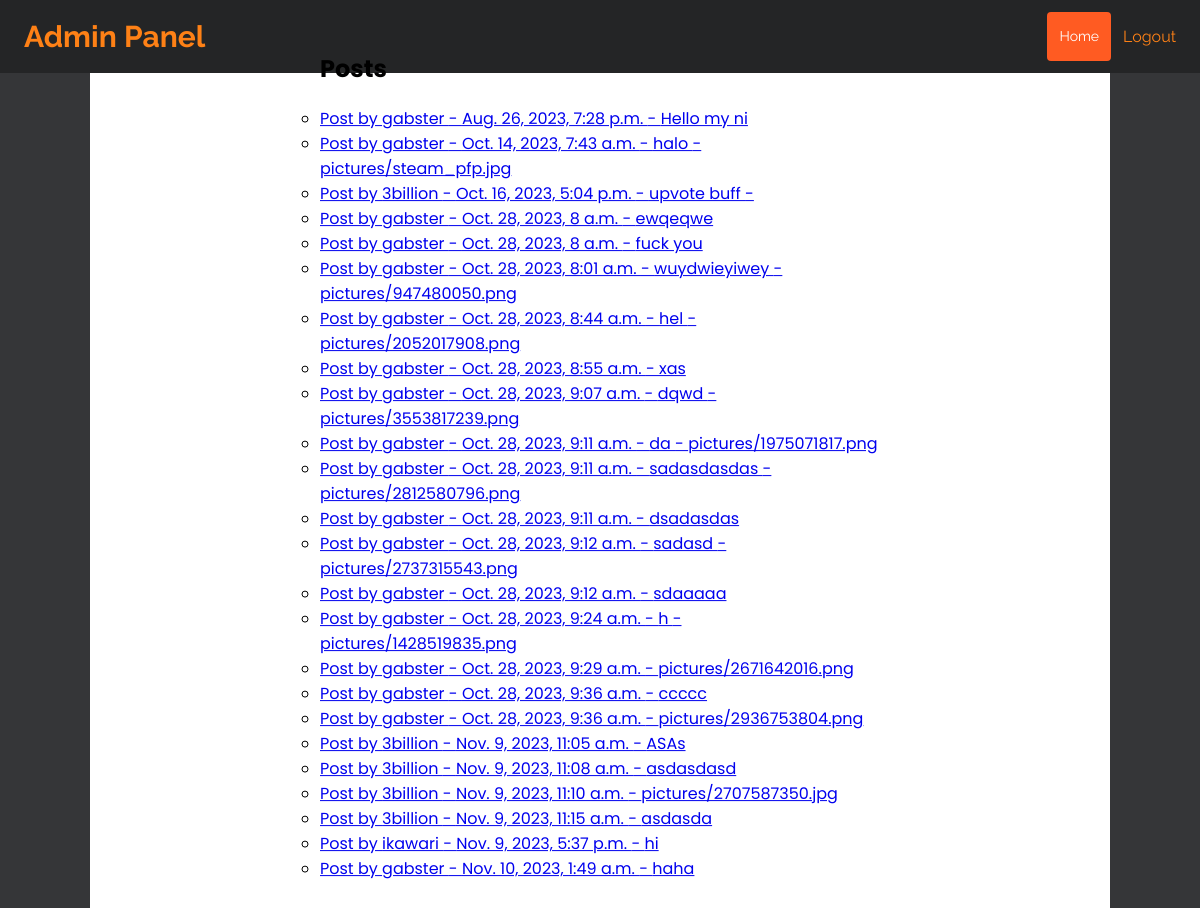
The app's page /gasbter_admin/admin-panel/posts/ with its own data.
### Post/models.py (models this page shows, shortened)
class Post(models.Model):
    user = models.ForeignKey(settings.AUTH_USER_MODEL, on_delete=models.CASCADE)
    content = models.CharField(max_length=500, blank=True, null=True)
    post_type = models.CharField(max_length=20, choices=[('picture', 'Picture'), ('video', 'Video')], default=None,
                                 null=True)
    picture = models.ImageField(upload_to=upload_picture_path, blank=True, null=True, default=None)
    video = models.FileField(upload_to='videos/', blank=True, null=True, default=None)
    updated = models.DateTimeField(auto_now=True)
    createdAt = models.DateTimeField(auto_now_add=True)
    likes = models.PositiveIntegerField(default=0)
    liked_by = models.ManyToManyField(UserAccount, related_name='liked_posts', blank=True)

### accounts/models.py (models this page shows, shortened)
class UserAccount(AbstractBaseUser):
    email = models.EmailField(verbose_name='email', max_length=60, unique=True)
    username = models.CharField(max_length=20, unique=True)  # I put it as true
    date_joined = models.DateField(verbose_name='date joined', auto_now_add=True)
    last_login = models.DateTimeField(verbose_name='last login', auto_now='True')
    is_admin = models.BooleanField(default=False)
    is_active = models.BooleanField(default=True)
    is_staff = models.BooleanField(default=False)
    is_email_verified = models.BooleanField(default=False)
    is_superuser = models.BooleanField(default=False)
    profile_image = models.ImageField(upload_to='profile_images', blank=True, null=True,
                                      default='default.png')
    profile_cover = models.ImageField(upload_to='profile_covers', blank=True, null=True,
                                      default='default.png')
    profile_song = models.FileField(upload_to=get_profile_song_filepath, blank=True, null=True, default=None)
    profile_background = models.ImageField(upload_to='profile_backgrounds', blank=True, null=True,
                                           default='background.png')
    hide_email = models.BooleanField(default=True)
    bio = models.CharField(max_length=300, null=True, blank=True)
    location = models.CharField(max_length=100, null=True, blank=True)
    color = ColorField(default='#3a3b3c')
    backgroundColor = ColorField(default='linear-gradient(to right, rgba(44,15,85,0.9), rgba(44,15,38, 0.9))')
    font_preference = models.CharField(max_length=50, default='"Poppins", sans-serif')
    USERNAME_FIELD = 'username'
    REQUIRED_FIELDS = ['email']
    objects = MyAccountManager()

### admin_custom/views.py (the view)
# urls.py: path('admin-panel/posts/', views.admin_post, name='admin_panel_posts'),
def admin_post(request):
    posts = Post.objects.all()  # Displays all posts
    return render(request, 'admin/admin_post.html', {'posts': posts})

### templates/admin/admin_post.html (shortened to what this page needs)
{% extends "admin/admin_header.html" %}
{% block content %}
<div class = "container">
<div class = "center" >
 <div class = "txt"><h2>Posts</h2></div>
    <ul class = "ul_post">
     {% for post in posts %}
         <li>
             <a href ="{% url 'post_detail' username=post.user.username post_id=post.id %}">
             Post by {{ post.user.username }} - {{ post.createdAt }} -
              {% if post.post_type == 'picture' %}
             {% if post.content %}
                 {{ post.content }} - {{ post.picture.name }}
             {% else %}
                 {{ post.picture.name }}
             {% endif %}
         {% elif post.post_type == 'video' %}
             {% if post.content %}
                 {{ post.content }} - {{ post.video.name }}
             {% else %}
                 {{ post.video.name }}
             {% endif %}
         {% else %}
             {{ post.content }}
         {% endif %}
             </a>
         </li>
     {% endfor %}
 </ul>
</div>
</div>
{% endblock %}

### static_my_project/admin_custom/admin_custom.css (style rules this page uses)
body { margin: 0; font-family: "Poppins", sans-serif; font-size: 16px; background-color: #353638; }
.container { background-color: white; padding: 20px; margin-top: auto; max-width: 100%; min-height: 100vh; margin-left: 90px; margin-right: 90px; overflow: visible; overflow-wrap: break-word; }
.ul_post { list-style-type: circle; margin: 0; padding: 0; }
.center { position: absolute; top: 50%; left: 50%; transform: translate(-50%, -50%); max-width: 100%; padding: 20px; }

### records on screen
Post: user.username "gabster", createdAt "Aug. 26, 2023, 7:28 p.m.", content "Hello my ni"
Post: user.username "gabster", createdAt "Oct. 14, 2023, 7:43 a.m.", content "halo", picture.name "pictures/steam_pfp.jpg"
Post: user.username "3billion", createdAt "Oct. 16, 2023, 5:04 p.m.", content "upvote buff"
Post: user.username "gabster", createdAt "Oct. 28, 2023, 8 a.m.", content "ewqeqwe"
Post: user.username "gabster", createdAt "Oct. 28, 2023, 8 a.m.", content "fuck you"
Post: user.username "gabster", createdAt "Oct. 28, 2023, 8:01 a.m.", content "wuydwieyiwey", picture.name "pictures/947480050.png"
Post: user.username "gabster", createdAt "Oct. 28, 2023, 8:44 a.m.", content "hel", picture.name "pictures/2052017908.png"
Post: user.username "gabster", createdAt "Oct. 28, 2023, 8:55 a.m.", content "xas"
Post: user.username "gabster", createdAt "Oct. 28, 2023, 9:07 a.m.", content "dqwd", picture.name "pictures/3553817239.png"
Post: user.username "gabster", createdAt "Oct. 28, 2023, 9:11 a.m.", content "da", picture.name "pictures/1975071817.png"
Post: user.username "gabster", createdAt "Oct. 28, 2023, 9:11 a.m.", content "sadasdasdas", picture.name "pictures/2812580796.png"
Post: user.username "gabster", createdAt "Oct. 28, 2023, 9:11 a.m.", content "dsadasdas"
Post: user.username "gabster", createdAt "Oct. 28, 2023, 9:12 a.m.", content "sadasd", picture.name "pictures/2737315543.png"
Post: user.username "gabster", createdAt "Oct. 28, 2023, 9:12 a.m.", content "sdaaaaa"
Post: user.username "gabster", createdAt "Oct. 28, 2023, 9:24 a.m.", content "h", picture.name "pictures/1428519835.png"
Post: user.username "gabster", createdAt "Oct. 28, 2023, 9:29 a.m.", picture.name "pictures/2671642016.png"
Post: user.username "gabster", createdAt "Oct. 28, 2023, 9:36 a.m.", content "ccccc"
Post: user.username "gabster", createdAt "Oct. 28, 2023, 9:36 a.m.", picture.name "pictures/2936753804.png"
Post: user.username "3billion", createdAt "Nov. 9, 2023, 11:05 a.m.", content "ASAs"
Post: user.username "3billion", createdAt "Nov. 9, 2023, 11:08 a.m.", content "asdasdasd"
Post: user.username "3billion", createdAt "Nov. 9, 2023, 11:10 a.m.", picture.name "pictures/2707587350.jpg"
Post: user.username "3billion", createdAt "Nov. 9, 2023, 11:15 a.m.", content "asdasda"
Post: user.username "ikawari", createdAt "Nov. 9, 2023, 5:37 p.m.", content "hi"
Post: user.username "gabster", createdAt "Nov. 10, 2023, 1:49 a.m.", content "haha"
